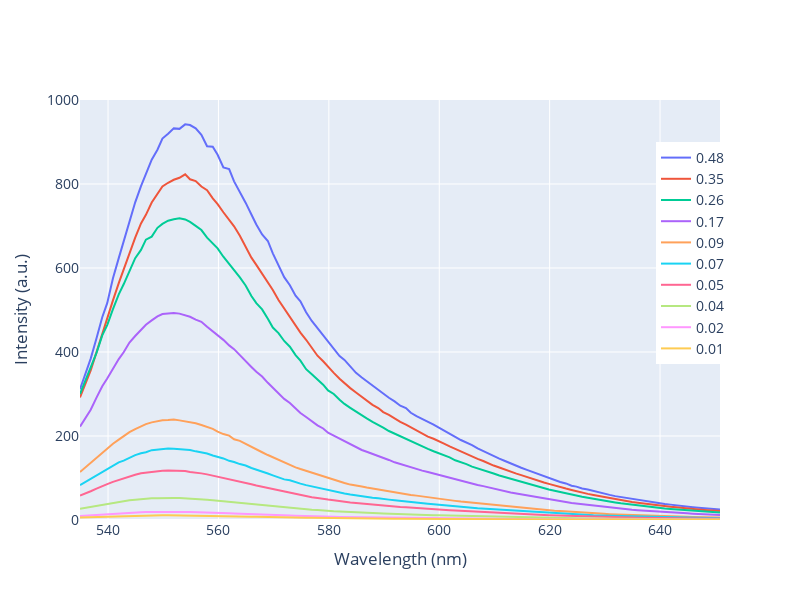

This figure's notebook cell:
### Code cell
fig = go.Figure()

WAVELENGHTS = ['λ 5', 'λ 4', 'λ 3', 'λ 2', 'λ 1', 'λ 0.8', 'λ 0.6', 'λ 0.4', 'λ 0.2', 'λ 0.1']
INTENSITIES = ['I 5', 'I 4', 'I 3', 'I 2', 'I 1', 'I 0.8', 'I 0.6', 'I 0.4', 'I 0.2', 'I 0.1']

for λ_col, I_col, a in zip(WAVELENGHTS, INTENSITIES, ASS):
    fig.add_trace(go.Scatter(x=data[λ_col], y=data[I_col],
                    mode='lines',
                    name=f'{np.round(a, 2)}'))
    
# fig.add_trace(go.Scatter(x=fondo['λfondo'],y=fondo['Ifondo'],
#                     mode='lines',
#                     name=f'fondo'))

fig.update_layout(
                  xaxis_title='Wavelength (nm)',
                  yaxis_title='Intensity (a.u.)',
                  height=600,
                  width=800,
                  yaxis=dict(range=[0, 1000]),
                  legend=dict(x=0.9, y=0.9),
                  font=dict(size=14))

fig.write_html(dir_path + r"\html\emission_spectrum.html")
fig.write_image(dir_path + r"\images\emission_spectrum.png")
fig.show()
